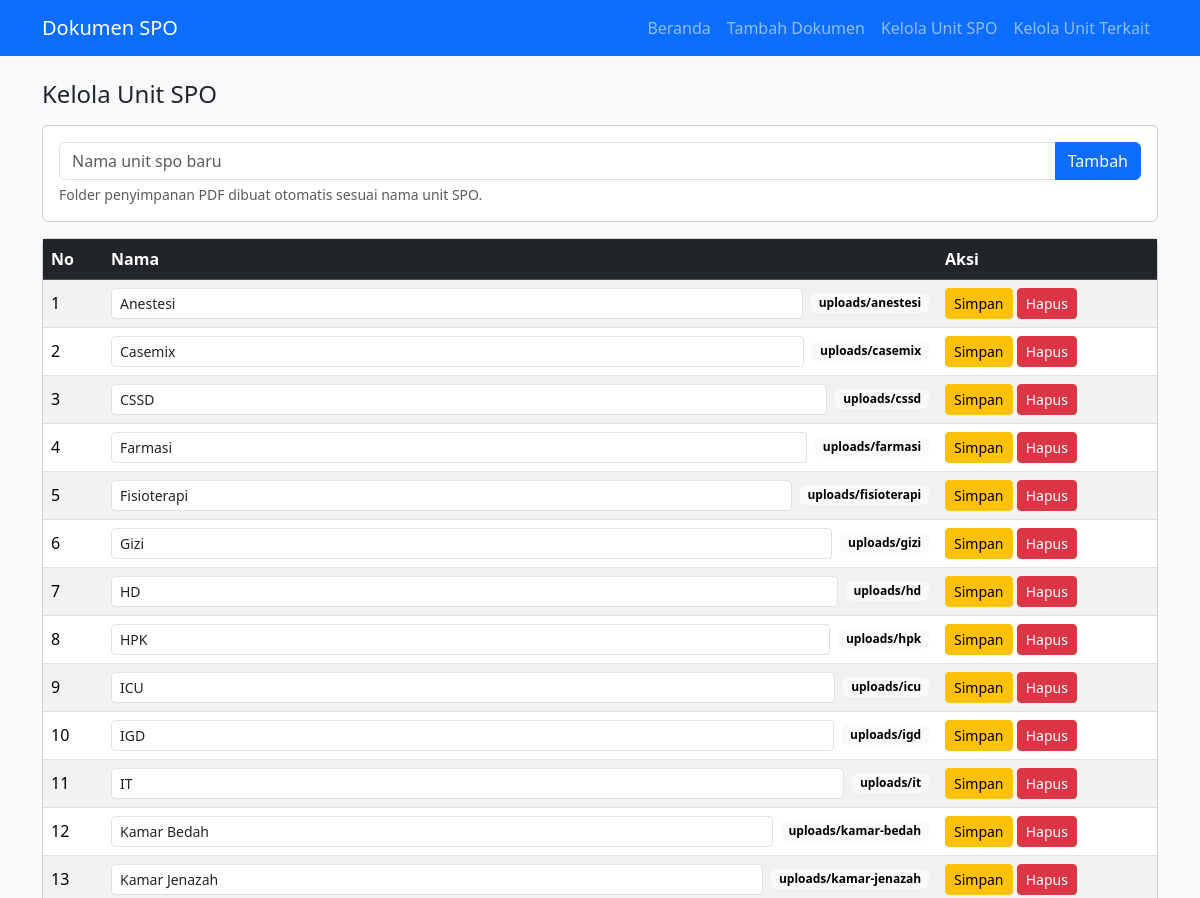
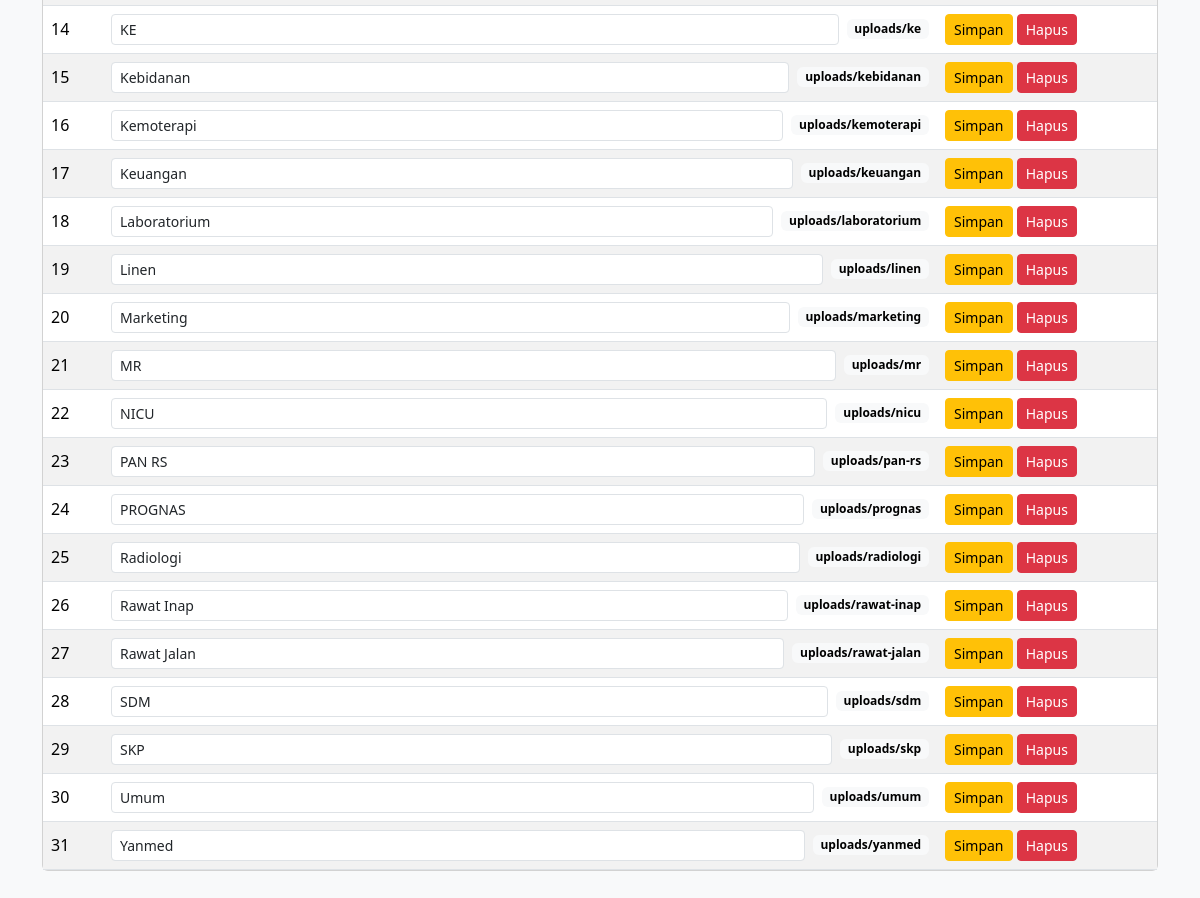
/master.php, run on the app's committed database (2 pictures, top to bottom).
### tables this page shows
CREATE TABLE unit_spo (
  id INT AUTO_INCREMENT PRIMARY KEY,
  nama VARCHAR(100) NOT NULL UNIQUE,
  folder VARCHAR(100) NOT NULL DEFAULT ''
);

### master.php (the view, shortened to what this page needs)
<?php
require 'config.php';
$t = g($_GET, 't', 'unit_spo') === 'unit' ? 'unit' : 'unit_spo';
$label = $t === 'unit' ? 'Unit Terkait' : 'Unit SPO';
$rows = $pdo->query("SELECT * FROM $t ORDER BY nama")->fetchAll();
layout_top("Kelola $label"); ?>
<h4 class="mb-3">Kelola <?= $label ?></h4>
<form method="post" class="card card-body mb-3">
  <div class="input-group">
    <input type="text" name="nama" class="form-control" placeholder="Nama <?= strtolower($label) ?> baru" required maxlength="100">
    <button class="btn btn-primary">Tambah</button>
  </div>
  <?php if ($t === 'unit_spo'): ?><div class="form-text">Folder penyimpanan PDF dibuat otomatis sesuai nama unit SPO.</div><?php endif; ?>
</form>
<div class="card"><table class="table table-striped align-middle mb-0">
  <thead class="table-dark"><tr><th style="width:60px">No</th><th>Nama</th><th style="width:220px">Aksi</th></tr></thead>
  <tbody>
  <?php foreach ($rows as $i => $r): ?>
    <tr>
      <td><?= $i + 1 ?></td>
      <td>
        <form method="post" id="f<?= $r['id'] ?>" class="d-flex gap-2">
          <input type="text" name="nama" value="<?= e($r['nama']) ?>" class="form-control form-control-sm" required>
          <?php if ($t === 'unit_spo'): ?><span class="badge text-bg-light align-self-center">uploads/<?= e($r['folder']) ?></span><?php endif; ?>
        </form>
      </td>
      <td class="text-nowrap">
        <button form="f<?= $r['id'] ?>" name="aksi" value="ubah" class="btn btn-sm btn-warning">Simpan</button>
        <button form="f<?= $r['id'] ?>" name="aksi" value="hapus" class="btn btn-sm btn-danger" onclick="return confirm('Hapus <?= strtolower($label) ?> ini?')">Hapus</button>
      </td>
    </tr>
  <?php endforeach; ?>
  </tbody>
</table></div>
<?php layout_bottom();

### config.php (shortened to what this page needs)
<?php
function g($arr, $key, $default = null) { return (is_array($arr) && isset($arr[$key])) ? $arr[$key] : $default; }
function e($s) { return htmlspecialchars((string)$s, ENT_QUOTES, 'UTF-8'); }
function layout_top($title) { ?>
<!DOCTYPE html>
<html lang="id"><head><meta charset="utf-8">
<link href="https://cdn.jsdelivr.net/npm/bootstrap@5.3.3/dist/css/bootstrap.min.css" rel="stylesheet">
</head><body class="bg-light">
<nav class="navbar navbar-expand-md navbar-dark bg-primary mb-4"><div class="container">
  <a class="navbar-brand" href="index.php">Dokumen SPO</a>
  <div class="navbar-nav">
    <a class="nav-link" href="index.php">Beranda</a>
    <a class="nav-link" href="dokumen_form.php">Tambah Dokumen</a>
    <a class="nav-link" href="master.php?t=unit_spo">Kelola Unit SPO</a>
    <a class="nav-link" href="master.php?t=unit">Kelola Unit Terkait</a>
  </div>
</div></nav>
<div class="container pb-5">
<?php }
function layout_bottom() { ?>
</div>
</body></html>
<?php }

### data on the page
unit_spo: nama "Anestesi", folder "anestesi"
unit_spo: nama "Casemix", folder "casemix"
unit_spo: nama "CSSD", folder "cssd"
unit_spo: nama "Farmasi", folder "farmasi"
unit_spo: nama "Fisioterapi", folder "fisioterapi"
unit_spo: nama "Gizi", folder "gizi"
unit_spo: nama "HD", folder "hd"
unit_spo: nama "HPK", folder "hpk"
unit_spo: nama "ICU", folder "icu"
unit_spo: nama "IGD", folder "igd"
unit_spo: nama "IT", folder "it"
unit_spo: nama "Kamar Bedah", folder "kamar-bedah"
unit_spo: nama "Kamar Jenazah", folder "kamar-jenazah"
unit_spo: nama "KE", folder "ke"
unit_spo: nama "Kebidanan", folder "kebidanan"
unit_spo: nama "Kemoterapi", folder "kemoterapi"
unit_spo: nama "Keuangan", folder "keuangan"
unit_spo: nama "Laboratorium", folder "laboratorium"
unit_spo: nama "Linen", folder "linen"
unit_spo: nama "Marketing", folder "marketing"
unit_spo: nama "MR", folder "mr"
unit_spo: nama "NICU", folder "nicu"
unit_spo: nama "PAN RS", folder "pan-rs"
unit_spo: nama "PROGNAS", folder "prognas"
unit_spo: nama "Radiologi", folder "radiologi"
unit_spo: nama "Rawat Inap", folder "rawat-inap"
unit_spo: nama "Rawat Jalan", folder "rawat-jalan"
unit_spo: nama "SDM", folder "sdm"
unit_spo: nama "SKP", folder "skp"
unit_spo: nama "Umum", folder "umum"
unit_spo: nama "Yanmed", folder "yanmed"

### other printed values
$label "Unit SPO"
